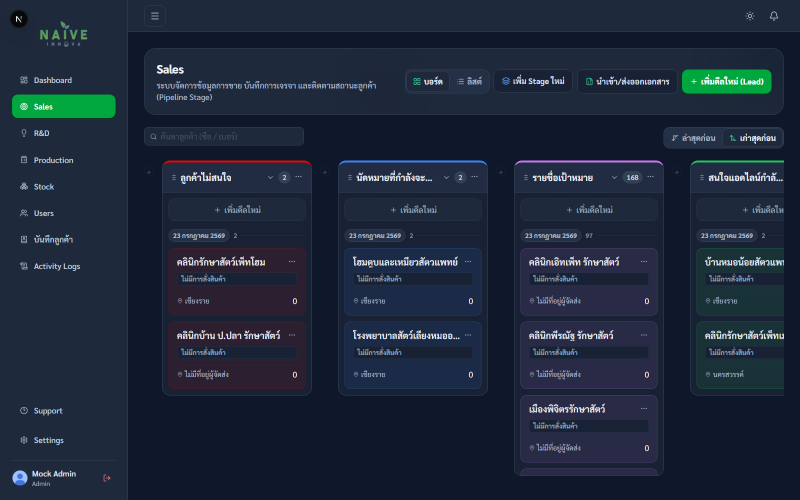
#> input picture output/pdf/sales_manual_assets/01_sales_kanban_dark.png, 1600 x 1000 px (shown at 1/2 size); its folder holds 4 pictures in this run
$ python create_sales_manual_v2_annotations.py
#> lines starting #> are read from the running program, lines starting #| are printed output that depends on the picture
"""Create compact, in-context callouts for the Sales manual screenshots."""

from pathlib import Path

from PIL import Image, ImageDraw, ImageFont


ROOT = Path(__file__).resolve().parent.parent
ASSETS = ROOT / "output" / "pdf" / "sales_manual_assets"
FONT = ROOT / "output" / "pdf" / "fonts" / "Sarabun-Bold.ttf"
PINK = (225, 29, 72, 255)
PINK_FILL = (225, 29, 72, 44)
WHITE = (255, 255, 255, 255)


def marker(draw, number, rect):
    """Mark only the UI control; no leader lines or off-screen labels."""
    x1, y1, x2, y2 = rect
    radius = max(18, min(30, int((x2 - x1) * 0.045)))
    draw.rounded_rectangle(rect, radius=10, outline=PINK, width=4, fill=PINK_FILL)
    cx, cy = x1 + radius, y1 + radius
    draw.ellipse((cx - radius, cy - radius, cx + radius, cy + radius), fill=PINK, outline=WHITE, width=3)
    font = ImageFont.truetype(str(FONT), int(radius * 1.18))
    text = str(number)
    box = draw.textbbox((0, 0), text, font=font)
    draw.text((cx - (box[2] - box[0]) / 2, cy - (box[3] - box[1]) / 2 - 2), text, font=font, fill=WHITE)


def annotate(source, output, controls):
#> called with source = '01_sales_kanban_dark.png', output = 'v2_01_board.png'
    image = Image.open(ASSETS / source).convert("RGBA")
    overlay = Image.new("RGBA", image.size, (0, 0, 0, 0))
#> overlay: PIL image 1600x1000 RGBA; every value is 0
    draw = ImageDraw.Draw(overlay)
    for number, rect in controls:
        marker(draw, number, rect)
    Image.alpha_composite(image, overlay).convert("RGB").save(ASSETS / output, quality=94)
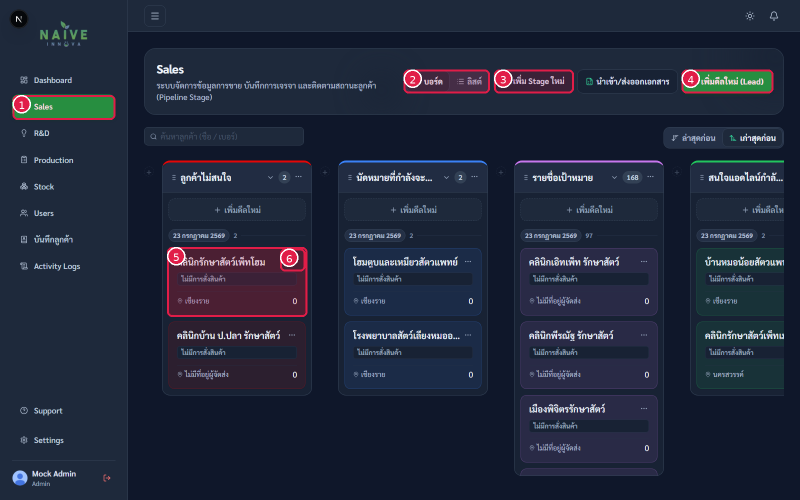
#> saved as v2_01_board.png: PIL image 1600x1000 RGB (shown at 1/2 size); mean R, G, B 33, 40, 58.8


def main():
    # Coordinates are measured against the original screenshots. Each box only
    # surrounds the actual target, keeping the visual explanation local.
    annotate("01_sales_kanban_dark.png", "v2_01_board.png", [
        (1, (25, 190, 230, 239)),
        (2, (807, 139, 979, 186)),
        (3, (988, 139, 1147, 186)),
        (4, (1363, 139, 1546, 186)),
        (5, (334, 494, 614, 633)),
        (6, (560, 497, 610, 542)),
    ])
    annotate("07_card_three_dot_menu_dark.png", "v2_02_card_menu.png", [
        (1, (570, 342, 596, 368)),
        (2, (575, 540, 738, 582)),
        (3, (575, 583, 738, 623)),
        (4, (575, 624, 738, 669)),
    ])
#> call 2 of annotate, with source = '07_card_three_dot_menu_dark.png', output = 'v2_02_card_menu.png'
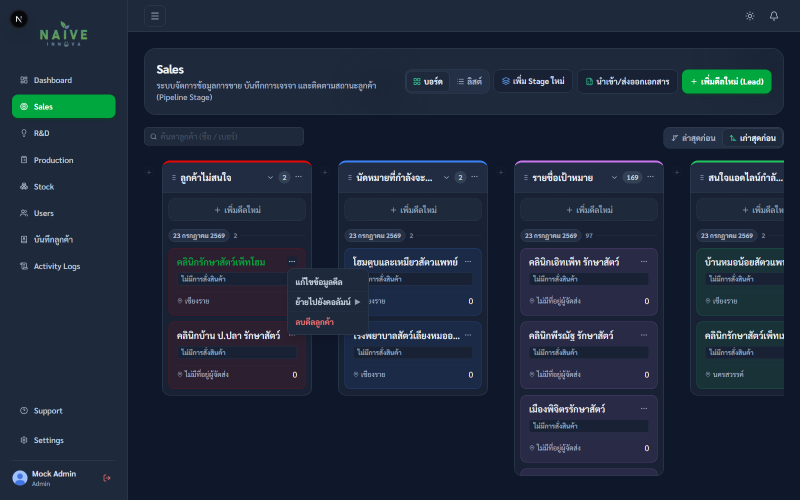
#> input picture output/pdf/sales_manual_assets/07_card_three_dot_menu_dark.png, 1600 x 1000 px (shown at 1/2 size)
#> in annotate (call 2), `Image.alpha_composite(image, overlay).convert("RGB").save(ASSETS / out..`:
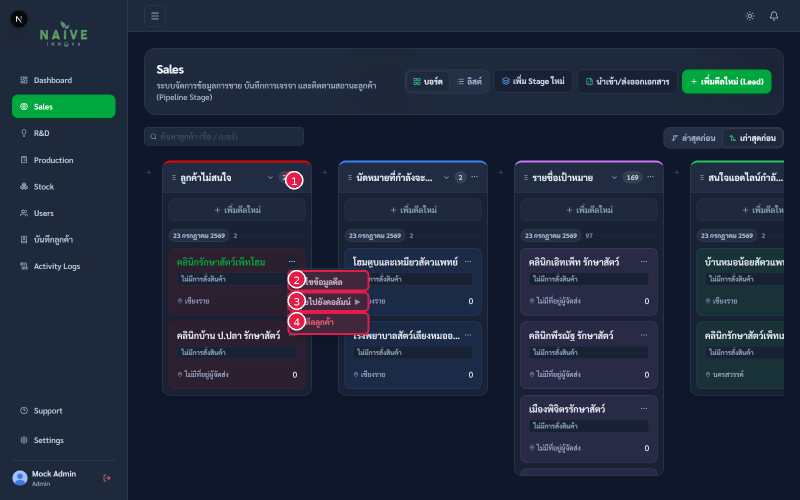
#> saved as v2_02_card_menu.png: PIL image 1600x1000 RGB (shown at 1/2 size); mean R, G, B 31.2, 40.7, 58.6
    annotate("03_create_sample_dark.png", "v2_03_sample.png", [
        (1, (153, 331, 661, 376)),
        (2, (153, 604, 661, 640)),
        (3, (710, 355, 1446, 716)),
        (4, (787, 768, 1447, 814)),
    ])
#> call 3 of annotate, with source = '03_create_sample_dark.png', output = 'v2_03_sample.png'
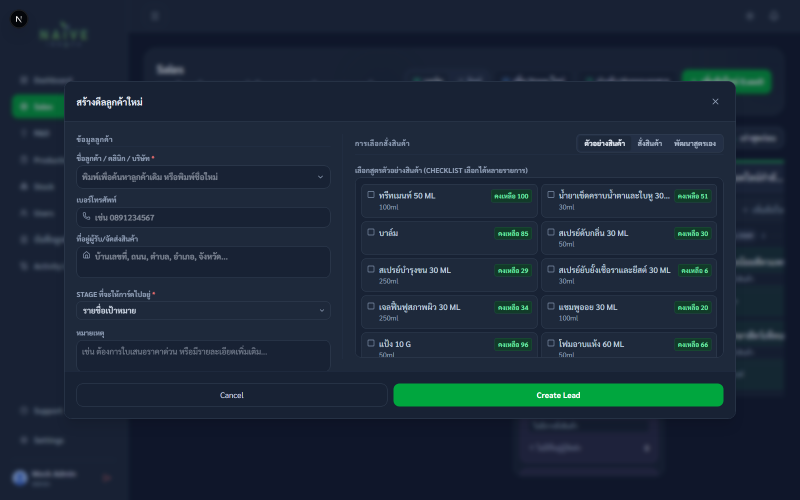
#> input picture output/pdf/sales_manual_assets/03_create_sample_dark.png, 1600 x 1000 px (shown at 1/2 size)
#> in annotate (call 3), `Image.alpha_composite(image, overlay).convert("RGB").save(ASSETS / out..`:
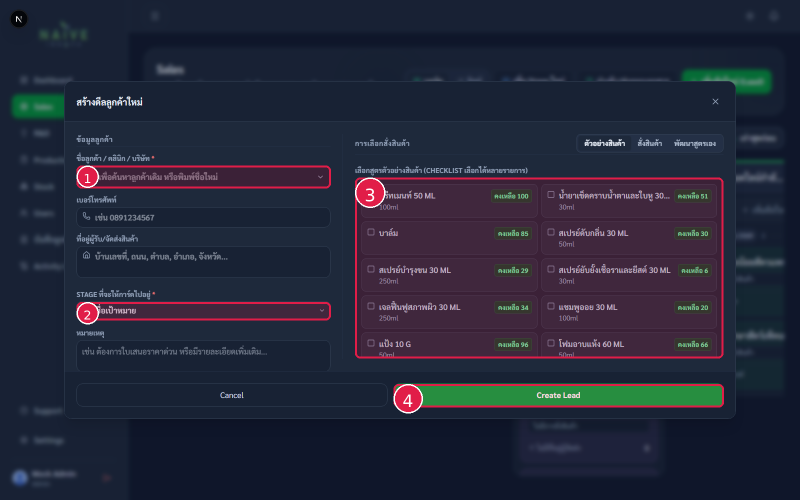
#> saved as v2_03_sample.png: PIL image 1600x1000 RGB (shown at 1/2 size); mean R, G, B 37.2, 39.3, 56.6
    annotate("04_create_lot_dark.png", "v2_04_order.png", [
        (1, (710, 363, 1444, 436)),
        (2, (710, 676, 1444, 719)),
        (3, (787, 768, 1447, 814)),
    ])
    annotate("08_product_spec_modal_dark.png", "v2_05_product_spec.png", [
        (1, (875, 527, 2009, 623)),
        (2, (874, 839, 1840, 912)),
        (3, (875, 1068, 1840, 1143)),
        (4, (875, 1288, 2010, 1350)),
        (5, (1715, 1380, 2044, 1445)),
    ])
    annotate("05_create_develop_dark.png", "v2_06_develop.png", [
        (1, (741, 459, 1418, 504)),
        (2, (741, 538, 1418, 582)),
        (3, (741, 592, 1075, 635)),
        (4, (1083, 592, 1418, 635)),
        (5, (1272, 344, 1429, 380)),
        (6, (787, 768, 1447, 814)),
    ])
    annotate("06_sales_detail_docs_dark.png", "v2_07_detail_documents.png", [
        (1, (985, 24, 1260, 80)),
        (2, (984, 192, 1576, 415)),
        (3, (984, 465, 1576, 500)),
        (4, (1002, 576, 1558, 616)),
        (5, (984, 853, 1576, 906)),
    ])


if __name__ == "__main__":
#> (the run stopped early here; a loop or call above may not have finished)
